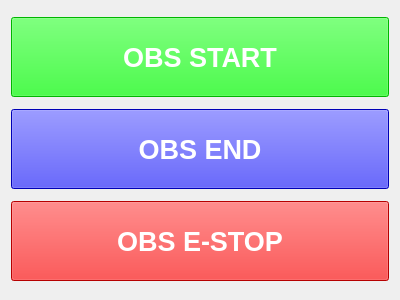
<?xml version="1.0" encoding="UTF-8"?>
<ui version="4.0">
 <class>SystemStartWidget</class>
 <widget class="QWidget" name="SystemStartWidget">
  <property name="geometry">
   <rect>
    <x>0</x>
    <y>0</y>
    <width>400</width>
    <height>300</height>
   </rect>
  </property>

  <layout class="QVBoxLayout" name="verticalLayout">


    <item>
      <widget class="QPushButton" name="start_push_button">
       <property name="font">
        <font>
         <pointsize>20</pointsize>
         <weight>75</weight>
         <bold>true</bold>
         <color>blue</color>
        </font>
       </property>
       <property name="toolTip">
        <string>Start the Mission</string>
       </property>
       <property name="text">
        <string>OBS START</string>
       </property>
       <property name="styleSheet">
       <string notr="true">background-color: rgb(0, 255, 0);
       color: rgb(255, 255, 255);</string>
       </property>
       <property name="minimumSize">
     <size>
      <width>0</width>
      <height>80</height>
     </size>
    </property>
      </widget>
     </item>

     <item>
      <widget class="QPushButton" name="end_push_button">
       <property name="font">
        <font>
         <pointsize>20</pointsize>
         <weight>75</weight>
         <bold>true</bold>
         <color>blue</color>
        </font>
       </property>
       <property name="toolTip">
        <string>End the Mission</string>
       </property>
       <property name="text">
        <string>OBS END</string>
       </property>
       <property name="styleSheet">
       <string notr="true">background-color: rgb(0, 0, 255);
       color: rgb(255, 255, 255);</string>
       </property>
       <property name="minimumSize">
       <size>
        <width>0</width>
        <height>80</height>
       </size>
      </property>
      </widget>
     </item>

     <item>
      <widget class="QPushButton" name="stop_push_button">
       <property name="font">
        <font>
         <pointsize>20</pointsize>
         <weight>75</weight>
         <bold>true</bold>
         <color>blue</color>
        </font>
       </property>
       <property name="toolTip">
        <string>Stop the Mission</string>
       </property>
       <property name="text">
        <string>OBS E-STOP</string>
       </property>
       <property name="styleSheet">
       <string notr="true">background-color: rgb(255, 0, 0);
       color: rgb(255, 255, 255);</string>
       </property>
       <property name="minimumSize">
     <size>
      <width>0</width>
      <height>80</height>
     </size>
    </property>
      </widget>
     </item>

 </layout>
  </widget>
 <resources/>
 <connections/>
</ui>
